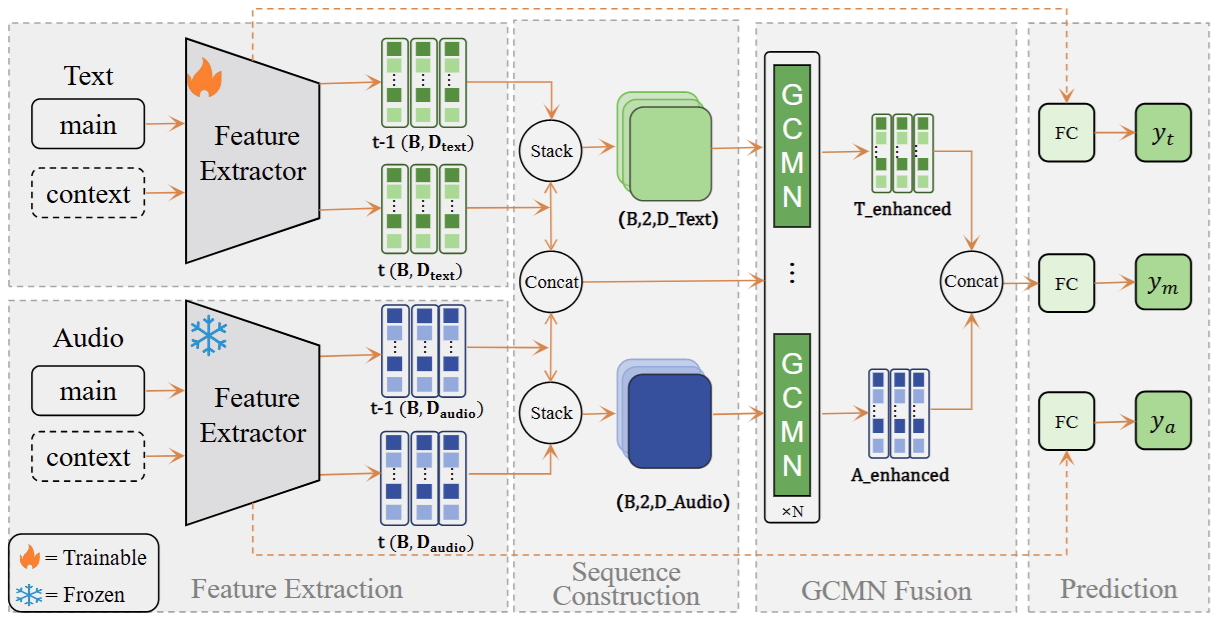
#> input picture images/paper/cagmamba.webp, 1222 x 624 px; its folder holds only this picture in this run
$ python build_thumbnails.py
#> lines starting #> are read from the running program, lines starting #| are printed output that depends on the picture
"""Build responsive paper/project thumbnails. Optional dependency: Pillow.

Full-size source images remain unchanged for the image preview and direct links.
"""
from pathlib import Path
from PIL import Image

ROOT = Path(__file__).resolve().parents[1]
for category in ("paper", "projects"):
    output = ROOT / "images/thumbs" / category
    output.mkdir(parents=True, exist_ok=True)
    for source in sorted((ROOT / "images" / category).glob("*.webp")):
        with Image.open(source) as image:
#> image is the input picture: PIL image 1222x624 RGB; mean R, G, B 223.4, 225.9, 223.5
            for width in (400, 640, 800):
                # Composite alpha onto the page background before discarding it.
                # A direct RGB conversion exposes hidden black pixels in PDFs' diagrams.
                thumbnail = Image.new("RGB", image.size, "white")
                if "A" in image.getbands() or "transparency" in image.info:
                    rgba = image.convert("RGBA")
                    thumbnail.paste(rgba, mask=rgba.getchannel("A"))
                else:
                    thumbnail.paste(image.convert("RGB"))
                thumbnail.thumbnail((width, 10000), Image.Resampling.LANCZOS)
                thumbnail.save(output / f"{source.stem}-{width}.webp", "WEBP", quality=82, method=6)
#> this loop made 3 passes
#> pass 1, `thumbnail.save(output / f"{source.stem}-{width}.webp", "WEBP", quality..`:
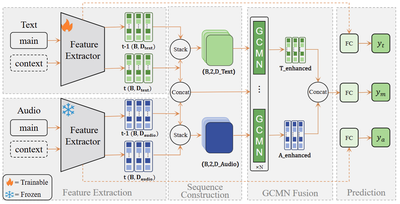
#> saved as cagmamba-400.webp: PIL image 400x204 RGB; mean R, G, B 223.3, 225.7, 223.4
#> pass 2, `thumbnail.save(output / f"{source.stem}-{width}.webp", "WEBP", quality..`:
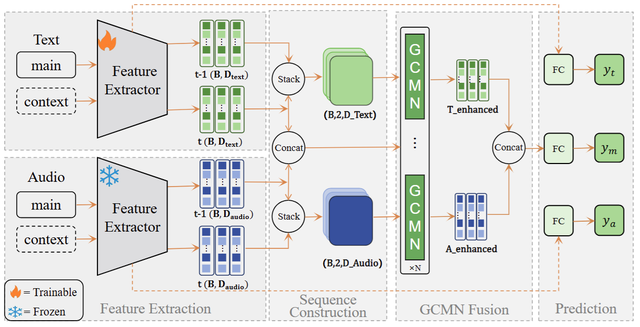
#> saved as cagmamba-640.webp: PIL image 640x327 RGB; mean R, G, B 223.4, 225.8, 223.4
#> after the loop:
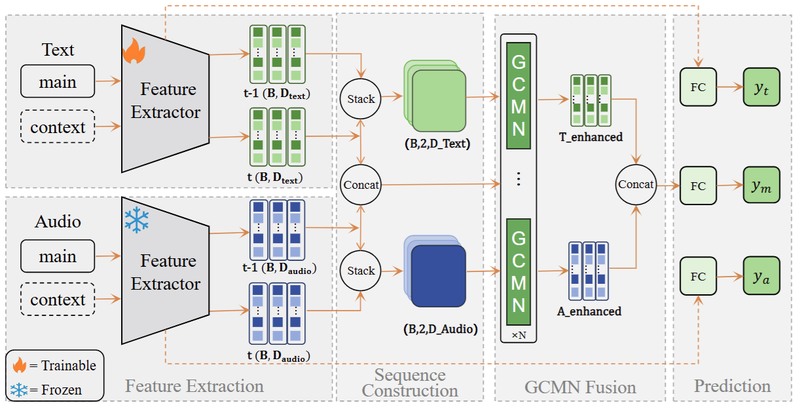
#> thumbnail: PIL image 800x409 RGB; mean R, G, B 223.4, 225.8, 223.5
print("Built 400, 640 and 800 px WebP thumbnails; original images preserved.")
